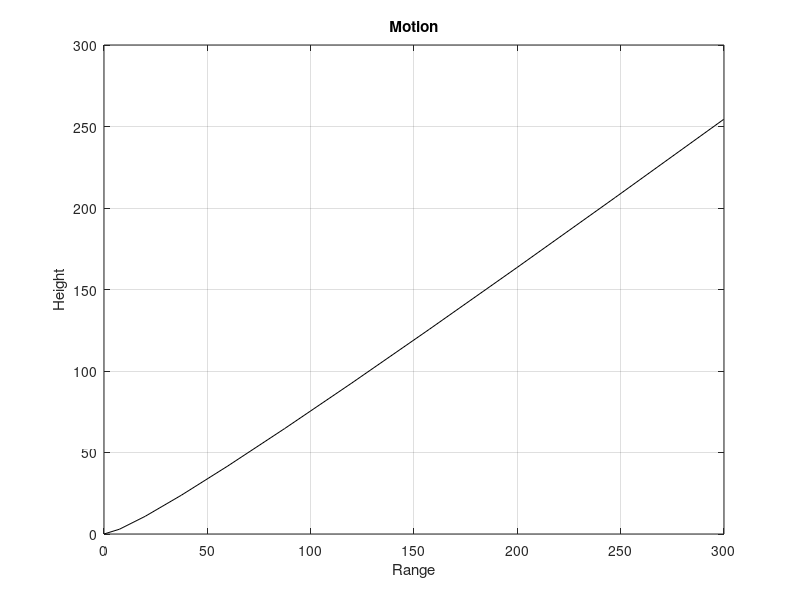

The MATLAB script that drew this image:
H = input ('intial height in meters:' );
V = input ('velocity in m/s:' );
angle = input ('angle in degrees with +x-axis:' );
ax = input ('accleration in x-component:' );
ay = input ('accleration in y-component:' );

if ay == 0
    error('invalid input')
end
 
Vax = V*cosd(angle);
Vay = V*sind(angle);

t = ((-Vay) + sqrt(Vay).^2-2*ay*H)./ay;
if t<=0
   t = ((-Vay) + sqrt(Vay).^2-2*ay*H)./-ay; 
end
T= 0:t;
Xcomp = ((Vax.*T)+(0.5*ax.*(T).^2));
Ycomp = ((Vay.*T)+(0.5*ay.*(T).^2));

plot(Xcomp,Ycomp,'k')
xlabel('Range')
ylabel('Height')
title('Motion')
grid on








